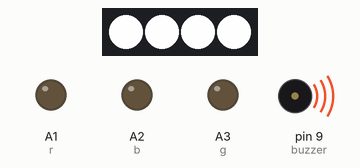
Recording of a sketch running on a simulated Arduino Uno, built with avr-gcc and run on an emulated ATmega328P. On the bench: 4 RGB LEDs in strip order, left to right, output pins drawn as LEDs (lit = HIGH), buzzer (waves = sounding).

Above: at 0.2 s.
At 7.28 s:
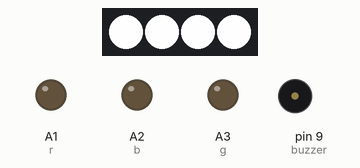
Timing chart, 0 to 7.6 s (numbered marks = the images above):
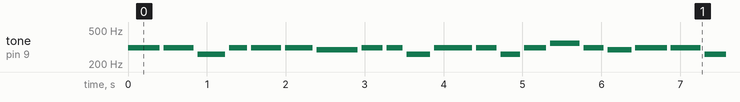

The sketch:

buzzerPrueba.ino
```cpp
#include <Adafruit_NeoPixel.h>
#define PIN   A4
#define NUMPIXELS 4

using namespace std;

Adafruit_NeoPixel pixels(NUMPIXELS, PIN, NEO_GRB + NEO_KHZ800);

int boton1 = 2;
int boton2 = 3;
int boton3 = 4;
int boton4 = 5;
int boton5 = 6;
int boton6 = 7;
int boton7 = 8;
int boton8 = 10;
int boton9 = 11;

int doNota = 0;
int reNota = 0;
int miNota = 0;
int faNota = 0;
int solNota = 0;
int laNota = 0;
int siNota = 0;
int cambiarLed = 0;
int musica = 0;
int leds = 0;

int r = A1;
int b = A2;
int g = A3;

int buzzer = 9;

int colorR = 0;
int colorB = 0;
int colorG = 0;

void setup() {
  Serial.begin(9600);
  pixels.begin();
  pinMode(boton1, INPUT);
  pinMode(boton2, INPUT);
  pinMode(boton3, INPUT);
  pinMode(boton4, INPUT);
  pinMode(boton5, INPUT);
  pinMode(boton6, INPUT);
  pinMode(boton7, INPUT);
  pinMode(boton8, INPUT);
  pinMode(boton9, INPUT);

  pinMode(r, OUTPUT);
  pinMode(g, OUTPUT);
  pinMode(b, OUTPUT);

  pinMode(buzzer, OUTPUT);

  for(int i=0; i<NUMPIXELS; i++) {
    pixels.setPixelColor(i, pixels.Color(250, 250, 250));
    pixels.show();
  }
}

void PinkFloyd(){
 tone(buzzer,239.665);
 delay(350);
 noTone(buzzer);
 delay(50);
 tone(buzzer,329.628);
 delay(420);
 noTone(buzzer);
 delay(50);
 tone(buzzer,349.228);
 delay(350);
 noTone(buzzer);
 delay(50);
 tone(buzzer,329.628);
 delay(500);
 noTone(buzzer);
 delay(400);
 tone(buzzer,239.665);
 delay(350);
 noTone(buzzer);
 delay(50);
 tone(buzzer,329.628);
 delay(450);
 noTone(buzzer);
 delay(50);
 tone(buzzer,349.228);
 delay(350);
 noTone(buzzer);
 delay(50);
 tone(buzzer,329.628);
 delay(600);
 noTone(buzzer);
 delay(350);
 tone(buzzer,239.665);
 delay(350);
 noTone(buzzer);
 delay(50);
 tone(buzzer,329.628);
 delay(450);
 noTone(buzzer);
 delay(50);
 tone(buzzer,349.228);
 delay(450);
 noTone(buzzer);
 delay(450);
}
void sweetdreams(){

  tone(buzzer,311.13);
  delay(400);
  noTone(buzzer);
  delay(50);

   tone(buzzer,311.13);
  delay(380);
  noTone(buzzer);
  delay(50);

  tone(buzzer,261.63);
  delay(350);
  noTone(buzzer);
  delay(50);

  tone(buzzer,311.13);
  delay(230);
  noTone(buzzer);
  delay(50);

  tone(buzzer,311.13);
  delay(380);
  noTone(buzzer);
  delay(50);

  tone(buzzer,311.13);
  delay(350);
  noTone(buzzer);
  delay(50);

  tone(buzzer,293.67);
  delay(520);
  noTone(buzzer);
  delay(50);

  tone(buzzer,311.13);
  delay(270);
  noTone(buzzer);
  delay(50);

  tone(buzzer,311.13);
  delay(200);
  noTone(buzzer);
  delay(50);

  tone(buzzer,261.63);
  delay(300);
  noTone(buzzer);
  delay(50);

  tone(buzzer,311.13);
  delay(480);
  noTone(buzzer);
  delay(50);

  tone(buzzer,311.13);
  delay(260);
  noTone(buzzer);
  delay(50);

   tone(buzzer,261.63);
  delay(250);
   noTone(buzzer);
  delay(50);

  tone(buzzer,311.13);
  delay(280);
  noTone(buzzer);
  delay(50);

  tone(buzzer,349.23);
  delay(375);
  noTone(buzzer);
  delay(50);

  tone(buzzer,311.13);
  delay(255);
  noTone(buzzer);
  delay(50);

  tone(buzzer,293.67);
  delay(300);
  noTone(buzzer);
  delay(50);
}
void loop() {
  sweetdreams();
}
```

Measured:
- by itself, tone on pin 9 (buzzer): plays 311 Hz for 0.40 s, 311 Hz for 0.38 s, 261 Hz for 0.35 s, 311 Hz for 0.23 s, 311 Hz for 0.38 s, 311 Hz for 0.35 s … (344 notes in this stretch)
